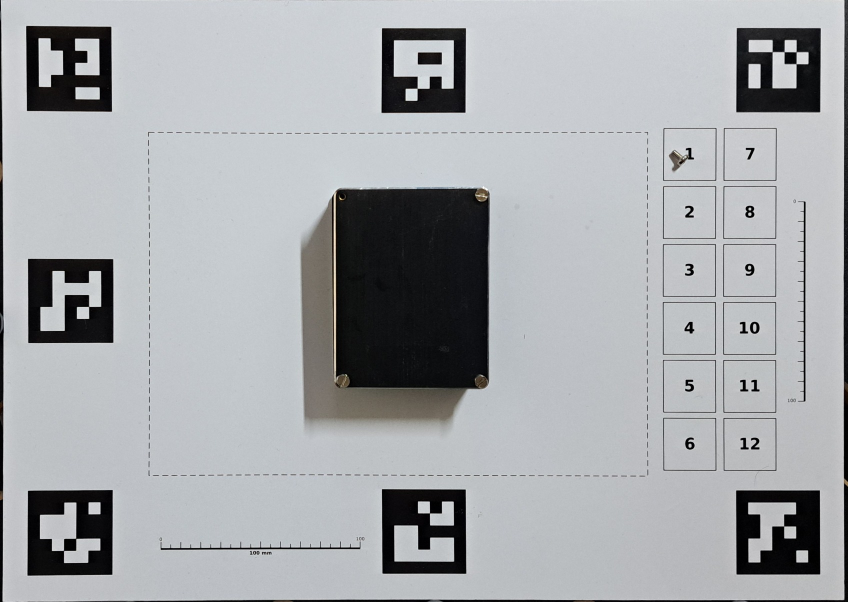
#> input picture hardware-02/results/BC/after_rectified.jpg, 1696 x 1204 px (shown at 1/2 size)
$ python measure_gt.py
#> lines starting #> are read from the running program, lines starting #| are printed output that depends on the picture; after the words box and inside, x2 and y2 are one past the last pixel; in counts of white or black regions, pixels touching at a corner belong together
#!/usr/bin/env python3
"""HARDWARE-02 ground-truth annotation (validation tooling, not production).

Single-image measurements, independent of the before/after difference
pipeline under test. Shared input is only the calibrated frame mapping.

Sites (frame-mm, surface_a3 rectified, origin [-14,-14], 4 px/mm):
  - tray screw: brass/steel screw lying in tray 1 in photo C.
    Window = tray 1 cell inset 2 mm; mask = gray < window_median - 45
    (paper ~210, screw body darker); largest CC + 1 mm margin.
  - case screw: top-left case screw present in photo D (reinstalled).
    Window = generous zone around the case top-left corner; the screw
    head is mid-bright (brass) between dark case and bright paper, so
    mask = 90 < gray < 190; largest CC in plausible area range
    (5..60 mm2) + 1 mm margin. Falls back to ABORT (no fabricated box)
    if no plausible component is found.
  The SAME physical sites serve all pairs (sheet-fixed frame): the
  mounting hole does not move, so the D-measured case box is valid GT
  for AB/AC/CD alike. AB/AC carry no detection coords (registration
  invalid), so their boxes document intent only and are never scored.

Outputs: gt_boxes.json, manifest_gt.csv, gt_check/*.png (human review).
"""
import csv
import json
from pathlib import Path

import cv2
import numpy as np

ROOT = Path(__file__).resolve().parent
RES = ROOT / "results"
OUT = ROOT / "gt_check"
OUT.mkdir(exist_ok=True)

PPM = 4.0
ORIGIN = (-14.0, -14.0)


def mm_to_px(x_mm, y_mm):
    return (int(round((x_mm - ORIGIN[0]) * PPM)), int(round((y_mm - ORIGIN[1]) * PPM)))


def box_of(mask, x0, y0, margin_mm=1.0):
    n, _lab, stats, _c = cv2.connectedComponentsWithStats(mask, 8)
    cands = [(stats[i, cv2.CC_STAT_AREA] / PPM**2, i) for i in range(1, n)]
    cands.sort(reverse=True)
    return cands


img_c = cv2.imread(str(RES / "BC" / "after_rectified.jpg"))
#> img_c is the input picture: shape (1204, 1696, 3); mean B, G, R 172.2, 169, 166.5
gray_c = cv2.cvtColor(img_c, cv2.COLOR_BGR2GRAY)
x0, y0 = mm_to_px(320, 52)
x1, y1 = mm_to_px(342, 74)
win = gray_c[y0:y1, x0:x1]
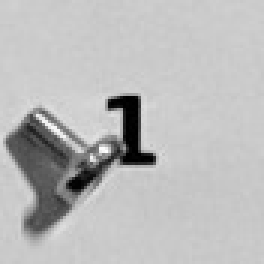
#> win: shape (88, 88) (shown 3 times larger); min 0, max 254, mean 186.3
bg = float(np.median(win))
#> bg = 202
mask = (win < bg - 45).astype(np.uint8) * 255
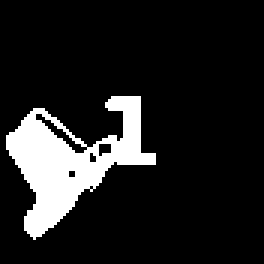
#> mask: shape (88, 88) (shown 3 times larger); 12.7% white; 1 white region, box (x1, y1, x2, y2) and area: (2, 32, 52, 80) 984
cands = box_of(mask, x0, y0)
#> in box_of, `n, _lab, stats, _c = cv2.connectedComponentsWithStats(mask, 8)`: n = 2; stats = [[0, 0, 88, 88, 6760], [2, 32, 50, 48, 984]]
#> in box_of, `cands = [(stats[i, cv2.CC_STAT_AREA] / PPM**2, i) for i in range(1, n)]`: cands = [(61.5, 1)]
#> cands = [(61.5, 1)]
area, best = cands[0]
#> area = 61.5; best = 1
assert area >= 20.0, f"tray screw too small: {area}"
n, lab, stats, _c = cv2.connectedComponentsWithStats(mask, 8)
#> n = 2
bx, by, bw, bh = (int(stats[best, k]) for k in range(4))
#> bx = 2; by = 32; bw = 50; bh = 48
tray_box = [round((x0 + bx) / PPM + ORIGIN[0] - 1.0, 2),
            round((y0 + by) / PPM + ORIGIN[1] - 1.0, 2),
            round(bw / PPM + 2.0, 2), round(bh / PPM + 2.0, 2)]
#> tray_box = [319.5, 59, 14.5, 14]
print("tray:", tray_box, "area=%.1f bg=%.0f" % (area, bg))
#| tray: [319.5, 59.0, 14.5, 14.0] area=61.5 bg=202
crop = img_c[max(0, y0 - 40):y1 + 40, max(0, x0 - 40):x1 + 40].copy()
ox, oy = max(0, x0 - 40), max(0, y0 - 40)
qx0, qy0 = mm_to_px(tray_box[0], tray_box[1])
#> qx0 = 1334; qy0 = 292
qx1, qy1 = mm_to_px(tray_box[0] + tray_box[2], tray_box[1] + tray_box[3])
#> qx1 = 1392; qy1 = 348
cv2.rectangle(crop, (qx0 - ox, qy0 - oy), (qx1 - ox, qy1 - oy), (0, 0, 255), 2)
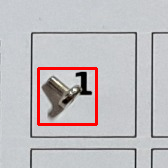
#> crop: shape (168, 168, 3); mean B, G, R 190.6, 187.6, 191.5
cv2.imwrite(str(OUT / "tray_C.png"), crop)

img_d = cv2.imread(str(RES / "CD" / "after_rectified.jpg"))
gray_d = cv2.cvtColor(img_d, cv2.COLOR_BGR2GRAY)
wx0, wy0 = mm_to_px(152, 80)
wx1, wy1 = mm_to_px(166, 93)
win = gray_d[wy0:wy1, wx0:wx1]
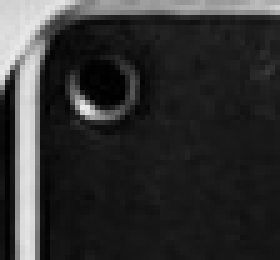
#> win: shape (52, 56) (shown 5 times larger); min 0, max 235, mean 49.3
mask = ((win > 90) & (win < 190)).astype(np.uint8) * 255
#> mask: shape (52, 56); 8.6% white; 5 white regions (2 under 20 px), largest, box (x1, y1, x2, y2) and area: (2, 0, 56, 52) 190, (7, 13, 8, 52) 39, (14, 17, 24, 24) 20
cands = box_of(mask, wx0, wy0)
#> call 2 of box_of, with x0 = 664, y0 = 376, margin_mm = 1
#> in box_of (call 2), `n, _lab, stats, _c = cv2.connectedComponentsWithStats(mask, 8)`:
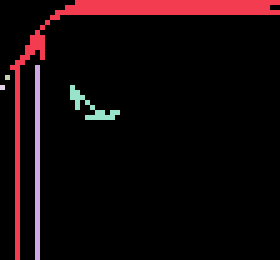
#> _lab: shape (52, 56) int32 (shown 5 times larger); 6 distinct labels, from 0 to 5; one colour per label, 0 black
#> in box_of (call 2), `n, _lab, stats, _c = cv2.connectedComponentsWithStats(mask, 8)`: n = 6; stats = [[0, 0, 56, 52, 2661], [2, 0, 54, 52, 190], [7, 13, 1, 39, 39], [1, 15, 1, 1, 1], [0, 17, 1, 1, 1], [14, 17, 10, 7, 20]]
#> in box_of (call 2), `cands = [(stats[i, cv2.CC_STAT_AREA] / PPM**2, i) for i in range(1, n)]`: cands = [(11.88, 1), (2.44, 2), (0.0625, 3), (0.0625, 4), (1.25, 5)]
#> cands = [(11.88, 1), (2.44, 2), (1.25, 5), (0.0625, 4), (0.0625, 3)]
print("case candidates (area mm2):", [round(a, 1) for a, _ in cands[:5]])
#| case candidates (area mm2): [11.9, 2.4, 1.2, 0.1, 0.1]
plausible = [(a, i) for a, i in cands if 5.0 <= a <= 60.0]
#> plausible = [(11.88, 1)]
assert plausible, "no plausible case-screw component; aborting (no fabricated box)"
area, best = plausible[0]
#> area = 11.88
n, lab, stats, _c = cv2.connectedComponentsWithStats(mask, 8)
#> n = 6
bx, by, bw, bh = (int(stats[best, k]) for k in range(4))
#> by = 0; bw = 54; bh = 52
case_box = [round((wx0 + bx) / PPM + ORIGIN[0] - 1.0, 2),
            round((wy0 + by) / PPM + ORIGIN[1] - 1.0, 2),
            round(bw / PPM + 2.0, 2), round(bh / PPM + 2.0, 2)]
#> case_box = [151.5, 79, 15.5, 15]
print("case:", case_box, "area=%.1f" % area)
#| case: [151.5, 79.0, 15.5, 15.0] area=11.9
crop = img_d[max(0, wy0 - 40):wy1 + 40, max(0, wx0 - 40):wx1 + 40].copy()
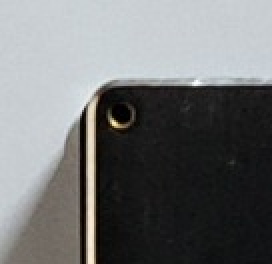
#> crop: shape (132, 136, 3) (shown 2 times larger); mean B, G, R 115.1, 114.6, 113.1
ox, oy = max(0, wx0 - 40), max(0, wy0 - 40)
qx0, qy0 = mm_to_px(case_box[0], case_box[1])
#> qx0 = 662; qy0 = 372
qx1, qy1 = mm_to_px(case_box[0] + case_box[2], case_box[1] + case_box[3])
#> qx1 = 724; qy1 = 432
cv2.rectangle(crop, (qx0 - ox, qy0 - oy), (qx1 - ox, qy1 - oy), (0, 0, 255), 2)
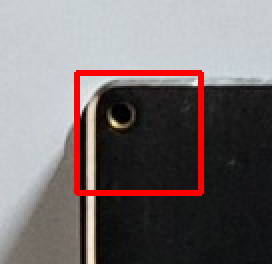
#> crop: shape (132, 136, 3) (shown 2 times larger); 4.06% of pixels changed, all inside (x1, y1, x2, y2) = (37, 35, 102, 98)
cv2.imwrite(str(OUT / "case_D.png"), crop)

(ROOT / "gt_boxes.json").write_text(json.dumps(
    {"boxes_mm": {"tray_C": tray_box, "case_D": case_box},
     "frame": "surface_a3 rectified, origin [-14,-14] mm, 4 px/mm",
     "note": "sheet-fixed frame: case_D box also valid for AB/AC (same hole)"},
    indent=1), encoding="utf-8")

tb = ",".join(f"{v:g}" for v in tray_box)
cb = ",".join(f"{v:g}" for v in case_box)
rows = [
    ("AB", "single", cb, "top-left case screw removed; GT = mounting site from D (same hole); pair unscored (registration invalid)"),
    ("BC", "single", tb, "screw placed in tray 1"),
    ("AC", "multiple", f"{cb};{tb}", "case removal + tray addition; pair unscored (registration invalid)"),
    ("CD", "multiple", f"{tb};{cb}", "tray removal + case reinstallation"),
]
with open(ROOT / "manifest_gt.csv", "w", newline="", encoding="utf-8") as fh:
    w = csv.writer(fh)
    w.writerow(["pair_id", "expected", "expected_bbox_mm", "view", "assert", "notes"])
    for pid, exp, bb, note in rows:
        w.writerow([pid, exp, bb, "surface_a3", 1, note])
#> this loop made 4 passes
#> (pid, exp, bb) on passes 1, 3: ('AB', 'single', '151.5,79,15.5,15'), ('AC', 'multiple', '151.5,79,15.5,15;319.5,59,14.5,14')
#> (pid, exp, bb, note) on passes 2, 4: ('BC', 'single', '319.5,59,14.5,14', 'screw placed in tray 1'), ('CD', 'multiple', '319.5,59,14.5,14;151.5,79,15.5,15', 'tray removal + case reinstallation')
print("wrote manifest_gt.csv")
